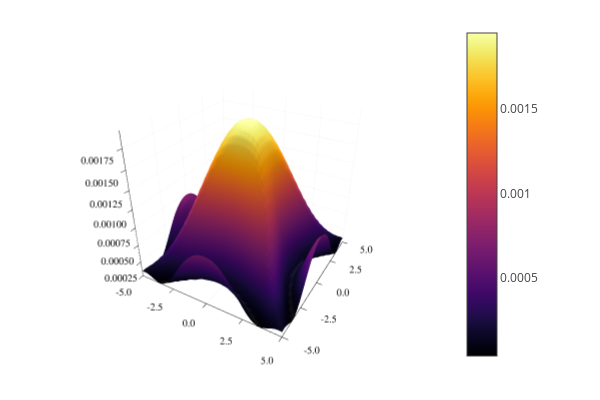

Here is the notebook cell this chart was saved with:
### Code cell
finalMat = Matrix{ComplexF32}(undef, posVectSize, posVectSize)

anim = @animate for finalTime in collect(0:0.1:3)
    for xf in pos1Vect, xfp in pos2Vect
        sumPos = 0
        for i in 1:posVectSize, j in 1:posVectSize
            x0 = pos1Vect[i]
            x0p = pos2Vect[j]
            sumPos += freePropagatorC(xf, xfp, x0, x0p, finalTime, 0) * initMat[i, j]
        end
        finalMat[posToIndex(xf), posToIndex(xfp)] = sumPos
    end
    surface(pos1Vect, pos2Vect, abs2.(normalize(finalMat)))
end
gif(anim, "FreeAnim.gif", fps = 15)

### Figure 1 — Plotly figure (JSON) as saved in the notebook; plotly's stock layout.template omitted (floating-point values rounded to 4 significant figures; data arrays with more than 128 entries replaced by an {"elided": "..."} marker saying what was removed)
{"data": [{"colorbar": {"len": 0.9525, "title": "", "x": 0.7615, "y": 0.5139}, "colorscale": {"elided": "256x2 mixed values"}, "name": "y1", "opacity": null, "scene": "scene", "showlegend": false, "showscale": true, "type": "surface", "x": [-5, -4.75, -4.5, -4.25, -4, -3.75, -3.5, -3.25, -3, -2.75, -2.5, -2.25, -2, -1.75, -1.5, -1.25, -1, -0.75, -0.5, -0.25, 0, 0.25, 0.5, 0.75, 1, 1.25, 1.5, 1.75, 2, 2.25, 2.5, 2.75, 3, 3.25, 3.5, 3.75, 4, 4.25, 4.5, 4.75, 5], "xaxis": "x", "y": [-5, -4.75, -4.5, -4.25, -4, -3.75, -3.5, -3.25, -3, -2.75, -2.5, -2.25, -2, -1.75, -1.5, -1.25, -1, -0.75, -0.5, -0.25, 0, 0.25, 0.5, 0.75, 1, 1.25, 1.5, 1.75, 2, 2.25, 2.5, 2.75, 3, 3.25, 3.5, 3.75, 4, 4.25, 4.5, 4.75, 5], "yaxis": "y", "z": {"elided": "41x41 float values"}, "zaxis": "z", "zmax": 0.001947, "zmin": 3.316e-05}], "layout": {"annotations": [], "height": 400, "legend": {"bgcolor": "rgba(255, 255, 255, 1.000)", "bordercolor": "rgba(0, 0, 0, 1.000)", "borderwidth": 1, "font": {"color": "rgba(0, 0, 0, 1.000)", "family": "sans-serif", "size": 11}, "title": {"font": {"color": "rgba(0, 0, 0, 1.000)", "family": "sans-serif", "size": 15}, "text": ""}, "tracegroupgap": 0, "traceorder": "normal", "x": 1, "xanchor": "auto", "y": 1, "yanchor": "auto"}, "margin": {"b": 20, "l": 0, "r": 0, "t": 20}, "paper_bgcolor": "rgba(255, 255, 255, 1.000)", "plot_bgcolor": "rgba(255, 255, 255, 1.000)", "scene": {"camera": {"eye": {"x": 1.126, "y": -1.95, "z": 1.3}, "projection": "orthographic"}, "domain": {"x": [0.06582, 0.7615], "y": [0.03762, 0.9902]}, "xaxis": {"gridcolor": "rgba(0, 0, 0, 0.100)", "gridwidth": 0.5, "linecolor": "rgba(0, 0, 0, 1.000)", "mirror": false, "range": [-5, 5], "showgrid": true, "showline": true, "showticklabels": true, "tickangle": 0, "tickcolor": "rgb(0, 0, 0)", "tickfont": {"color": "rgba(0, 0, 0, 1.000)", "family": "sans-serif", "size": 11}, "tickmode": "array", "ticks": "inside", "ticktext": ["-5.0", "-2.5", "0.0", "2.5", "5.0"], "tickvals": [-5, -2.5, 0, 2.5, 5], "title": "", "titlefont": {"color": "rgba(0, 0, 0, 1.000)", "family": "sans-serif", "size": 15}, "type": "-", "visible": true, "zeroline": false, "zerolinecolor": "rgba(0, 0, 0, 1.000)"}, "yaxis": {"gridcolor": "rgba(0, 0, 0, 0.100)", "gridwidth": 0.5, "linecolor": "rgba(0, 0, 0, 1.000)", "mirror": false, "range": [-5, 5], "showgrid": true, "showline": true, "showticklabels": true, "tickangle": 0, "tickcolor": "rgb(0, 0, 0)", "tickfont": {"color": "rgba(0, 0, 0, 1.000)", "family": "sans-serif", "size": 11}, "tickmode": "array", "ticks": "inside", "ticktext": ["-5.0", "-2.5", "0.0", "2.5", "5.0"], "tickvals": [-5, -2.5, 0, 2.5, 5], "title": "", "titlefont": {"color": "rgba(0, 0, 0, 1.000)", "family": "sans-serif", "size": 15}, "type": "-", "visible": true, "zeroline": false, "zerolinecolor": "rgba(0, 0, 0, 1.000)"}, "zaxis": {"gridcolor": "rgba(0, 0, 0, 0.100)", "gridwidth": 0.5, "linecolor": "rgba(0, 0, 0, 1.000)", "mirror": false, "range": [3.316e-05, 0.001947], "showgrid": true, "showline": true, "showticklabels": true, "tickangle": 0, "tickcolor": "rgb(0, 0, 0)", "tickfont": {"color": "rgba(0, 0, 0, 1.000)", "family": "sans-serif", "size": 11}, "tickmode": "array", "ticks": "inside", "ticktext": ["0.00025", "0.00050", "0.00075", "0.00100", "0.00125", "0.00150", "0.00175"], "tickvals": [0.00025, 0.0005, 0.00075, 0.001, 0.00125, 0.0015, 0.00175], "title": "", "titlefont": {"color": "rgba(0, 0, 0, 1.000)", "family": "sans-serif", "size": 15}, "type": "-", "visible": true, "zeroline": false, "zerolinecolor": "rgba(0, 0, 0, 1.000)"}}, "showlegend": true, "width": 600}}
